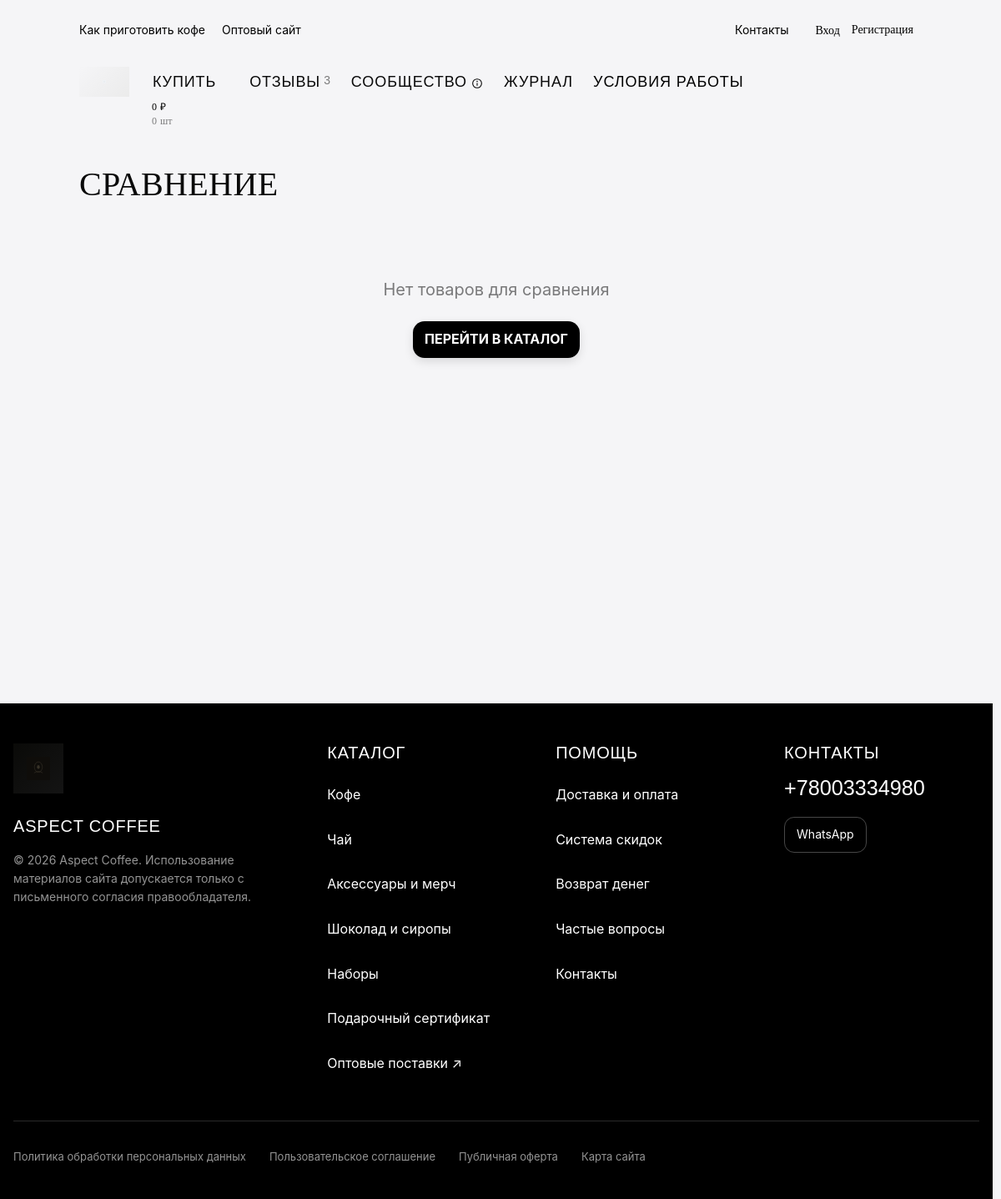
Page /catalog/compare/ on the committed database.
### apps/catalog/models.py (models this page shows, shortened)
class SiteSettings(models.Model):
    site_name = models.CharField(
        "Название сайта",
        max_length=120,
        default="Aspect Coffee",
        help_text="Используется в конструкции Title всех страниц: «{SEO заголовок} — {Название сайта}».",
    )
    wholesale_url = models.URLField(
        "Оптовый сайт",
        default="https://aspectcoffee.ru/?utm_source=im",
        help_text="Внешняя ссылка на оптовый сайт",
    )
    main_site_url = models.URLField(
        "Основной сайт бренда",
        default="https://aspectcoffee.ru",
        help_text="Базовая ссылка на основной сайт (О компании, Достижения и т.д.). Без / в конце.",
    )
    contact_phone = models.CharField("Телефон", max_length=32, default="+78003334980", blank=True)
    contact_telegram = models.CharField("Telegram", max_length=200, default="", blank=True)
    contact_whatsapp = models.CharField("WhatsApp", max_length=200, default="https://api.whatsapp.com/send?phone=79508382000", blank=True)
    free_delivery_min = models.PositiveIntegerField("Бесплатная доставка от (₽)", default=2500)
    enable_city_courier = models.BooleanField(
        "Курьер по городу (своя доставка)",
        default=False,
        help_text="Включайте только если у магазина есть собственная курьерская доставка.",
    )
    enable_pickup = models.BooleanField(
        "Самовывоз",
        default=False,
        help_text="Показывает покупателю вариант самовывоза из магазина.",
    )
    enable_cdek_pvz = models.BooleanField(
        "СДЭК — до пункта выдачи",
        default=True,
    )
    enable_cdek_door = models.BooleanField(
        "СДЭК — курьером до двери",
        default=True,
    )
    cart_guarantee_text = models.TextField(
        "Гарантия в корзине",
        default="Если кофе не понравится, вернем деньги или заменим на другой.",
        blank=True,
    )
    repeat_order_text = models.CharField(
        "Текст блока повторного заказа",
        max_length=255,
        default="Подписка на регулярную доставку",
        blank=True,
    )
    recurring_payments_enabled = models.BooleanField(
        "Автосписания и повторные заказы",
        default=True,
        help_text=(
            "Разрешает покупателям создавать повторные заказы и включает "
            "обработку запланированных списаний. Администратор может отключить "
            "функцию глобально в любой момент."
        ),
    )
    payment_timeout_minutes = models.PositiveIntegerField(
        "Таймаут оплаты (минут)",
        default=10,
        help_text="Время на оплату заказа в минутах. Если оплата не поступила, заказ будет автоматически отменён.",
    )
    success_title = models.CharField(
        "Заголовок страницы успешного заказа",
        max_length=120,
        default="Заказ оформлен!",
        blank=True,
    )
    success_message = models.TextField(
        "Текст страницы успешного заказа",
        default="Спасибо за ваш выбор. Мы уже начали готовить посылку.",
        blank=True,
    )
    success_footer = models.CharField(
        "Подпись страницы успешного заказа",
        max_length=160,
        default="Aspect Coffee • Fresh Roasting Daily",
        blank=True,
    )
    allow_recipe_without_order = models.BooleanField(
        "Разрешить добавление рецептов без заказа",
        default=False,
        help_text="Если включено, авторизованные п��льзователи могут добавлять рецепты без оформленного заказа.",
    )
    default_storage_description = RichTextUploadingField(
        "Шаблонное описание хранения",
        blank=True,
        help_text="Используется, если у товара не заполнено поле «Хранение».",
    )
    default_delivery_description = RichTextUploadingField(
        "Шаблонное описание доставки",
        blank=True,
        help_text="Используется, если у товара не заполнено поле «Доставка».",
    )
    roast_banner_is_active = models.BooleanField(
        "Показывать баннер обжарки",
        default=True,
        help_text="Если выключено, горизонтальный черный баннер с таймером на главной странице будет скрыт.",
    )
    roast_banner_title = models.CharField(
        "Заголовок баннера обжарки",
        max_length=255,
        default="Мы обжариваем кофе каждый день — следующая обжарка через",
        blank=True,
    )
    roast_banner_subtitle = models.CharField(
        "Подзаголовок баннера обжарки",
        max_length=255,
        default="Заказывайте сейчас — отправим в день обжарки",
        blank=True,
    )
    openness_title = models.CharField(
        "Заголовок блока открытости",
        max_length=200,
        default="Полная открытость",
        blank=True,
    )
    openness_description = models.TextField(
        "Описание блока открытости",
        default="Мы запустили круглосуточную трансляцию из нашего цеха обжарки и склада зелёного кофе, потому что нам нечего скрывать — у нас всегда полный порядок.",
        blank=True,
    )
    openness_stream_1_title = models.CharField(
        "Название стрима 1",
        max_length=100,
        default="Цех обжарки",
        blank=True,
    )
    openness_stream_1_url = models.CharField(
        "Ссылка стрима 1",
        max_length=500,
        default="#",
        blank=True,
    )
    openness_stream_1_image = models.ImageField(
        "Превью стрима 1",
        upload_to="openness/",
        blank=True,
        null=True,
        help_text="Фоновое изображение для карточки стрима 1. Если не указано — используется изображение по умолчанию.",
    )
    openness_stream_2_title = models.CharField(
        "Название стрима 2",
        max_length=100,
        default="Цех упаковки",
        blank=True,
    )
    openness_stream_2_url = models.CharField(
        "Ссылка стрима 2",
        max_length=500,
        default="#",
        blank=True,
    )
    openness_stream_2_image = models.ImageField(
        "Превью стрима 2",
        upload_to="openness/",
        blank=True,
        null=True,
        help_text="Фоновое изображение для карточки стрима 2. Если не указано — используется изображение по умолчанию.",
    )
    openness_stream_3_title = models.CharField(
        "Название стрима 3",
        max_length=100,
        default="Склад зелёного кофе",
        blank=True,
    )
    openness_stream_3_url = models.CharField(
        "Ссылка стрима 3",
        max_length=500,
        default="#",
        blank=True,
    )
    openness_stream_3_image = models.ImageField(
        "Превью стрима 3",
        upload_to="openness/",
        blank=True,
        null=True,
        help_text="Фоновое изображение для карточки стрима 3. Если не указано — используется изображение по умолчанию.",
    )
    class Meta:
        verbose_name = "Настройки сайта"
        verbose_name_plural = "Настройки сайта"
    @classmethod
    def load(cls):
        obj, _ = cls.objects.get_or_create(pk=1)
        return obj

### apps/catalog/views.py (the view, shortened to what this page needs)
# urls.py: path("catalog/compare/", views.compare_view, name="compare"),
def compare_view(request):
    ids_str = request.GET.get("ids", "")
    ids = [int(x) for x in ids_str.split(",") if x.strip().isdigit()]
    seen = set()
    ordered_ids = []
    for pid in ids:
        if pid not in seen:
            seen.add(pid)
            ordered_ids.append(pid)
    ordered_ids = ordered_ids[:4]
    products = list(
        Product.objects.filter(id__in=ordered_ids, is_active=True)
        .select_related("category")
        .prefetch_related("variants", "flavor_notes")
    )
    products.sort(key=lambda p: ordered_ids.index(p.id) if p.id in ordered_ids else len(ordered_ids))
    def _min_price(product):
        prices = [
            (v.effective_price or v.price)
            for v in product.variants.all()
            if (v.effective_price or v.price)
        ]
        return min(prices) if prices else None
    rows = []
    context = {
        "products": products,
        "ids": ordered_ids,
        "rows": rows,
        "can_add_more": len(products) < 4,
        "has_any_diff": any(row["differs"] for row in rows),
    }
    return render(request, "catalog/compare.html", context)

### apps/catalog/templates/catalog/compare.html (shortened to what this page needs)
{% extends "catalog/base.html" %}
{% load static %}
{% load catalog_extras %}
{% block content %}
<main>
    <div class="container xl:pt-8 mb-10 md:mb-20"
         x-data="compareePage({ initialIds: {{ ids|safe }} })"
         x-init="init()">
        {% if not products %}
        <div class="w-full">
            <div class="flex items-center min-h-[38px] mb-4 md:mb-6 py-1 border-b border-[var(--black-5)] px-4 -mx-4 sm:mx-0 sm:p-0 xl:border-0 xl:min-h-[auto]">
                <h1 class="text-[24px] m-0 xl:text-[40px]">Сравнение</h1>
            </div>
            <div class="text-center py-16">
                <p class="text-xl text-[var(--black-50)] mb-6">Нет товаров для сравнения</p>
                <a href="{% url 'catalog:catalog' %}" class="tc-btn-pay buy-btn inline-block" style="text-decoration:none;">Перейти в каталог</a>
            </div>
        </div>
        {% endif %}
    </div>
</main>
{% endblock %}

### apps/catalog/templates/catalog/partials/site_footer.html (shortened to what this page needs)
{% load static %}
<footer class="aspect-footer" aria-label="Подвал сайта">
  <div class="aspect-footer__inner">
    <section class="aspect-footer__brand">
      <a href="/" aria-label="Aspect Coffee — на главную">
        <img class="aspect-footer__logo"
             src="{% static 'asset/images/ic-logo-60.svg' %}"
             alt="Aspect Coffee"
             width="60"
             height="36"
             loading="lazy">
      </a>
      <p class="aspect-footer__name">{{ site_settings.site_name|default:"Aspect Coffee" }}</p>
      <p class="aspect-footer__copy">
        © {% now "Y" %} {{ site_settings.site_name|default:"Aspect Coffee" }}.
        Использование материалов сайта допускается только с письменного согласия правообладателя.
      </p>
    </section>
    <section>
      <h2 class="aspect-footer__title">Каталог</h2>
      <nav class="aspect-footer__links" aria-label="Разделы каталога">
        {% if footer_links_catalog %}
          {% for link in footer_links_catalog %}
            <a href="{{ link.url }}"{% if link.open_in_new_tab %} target="_blank" rel="noopener noreferrer"{% endif %}>{{ link.label }}</a>
          {% endfor %}
        {% else %}
          <a href="/coffee/">Кофе</a>
          <a href="/tea/">Чай</a>
          <a href="/accessories/">Аксессуары и мерч</a>
          <a href="/chocolate/">Шоколад и сиропы</a>
          <a href="/giftbox/">Наборы</a>
          <a href="/accessories/gift-certificate/">Подарочный сертификат</a>
          {% if site_settings.wholesale_url %}
            <a href="{{ site_settings.wholesale_url }}" target="_blank" rel="noopener noreferrer">Оптовые поставки ↗</a>
          {% endif %}
        {% endif %}
      </nav>
    </section>
    <section>
      <h2 class="aspect-footer__title">Помощь</h2>
      <nav class="aspect-footer__links" aria-label="Помощь покупателю">
        {% if footer_links_help %}
          {% for link in footer_links_help %}
            <a href="{{ link.url }}"{% if link.open_in_new_tab %} target="_blank" rel="noopener noreferrer"{% endif %}>{{ link.label }}</a>
          {% endfor %}
        {% else %}
          <a href="/shipment-and-payment/">Доставка и оплата</a>
          <a href="/discount-system/">Система скидок</a>
          <a href="/return-money/">Возврат денег</a>
          <a href="/faq/">Частые вопросы</a>
          <a href="/contact-us/">Контакты</a>
        {% endif %}
      </nav>
    </section>
    <section>
      <h2 class="aspect-footer__title">Контакты</h2>
      {% if site_settings.contact_phone %}
        <a class="aspect-footer__phone" href="tel:{{ site_settings.contact_phone }}">{{ site_settings.contact_phone }}</a>
      {% endif %}
      <div class="aspect-footer__socials">
        {% if site_settings.contact_whatsapp %}
          <a class="aspect-footer__social" href="{{ site_settings.contact_whatsapp }}" target="_blank" rel="noopener noreferrer">WhatsApp</a>
        {% endif %}
      </div>
    </section>
    <nav class="aspect-footer__legal" aria-label="Юридическая информация">
      <a href="/privacy/">Политика обработки персональных данных</a>
      <a href="/user-agreement/">Пользовательское соглашение</a>
      <a href="/public-offer/">Публичная оферта</a>
      <a href="/sitemap/">Карта сайта</a>
    </nav>
  </div>
</footer>

### rows in the picture
SiteSettings: site_name "ASPECT COFFEE", site_name "Aspect Coffee", contact_phone "+78003334980"

### other values in the picture
{{ published_reviews_count|floatformat:0 }} "3"
{{ cart_total|default:"0"|floatformat:0 }} "0"
{{ cart_total_items|default:"0" }} "0"
